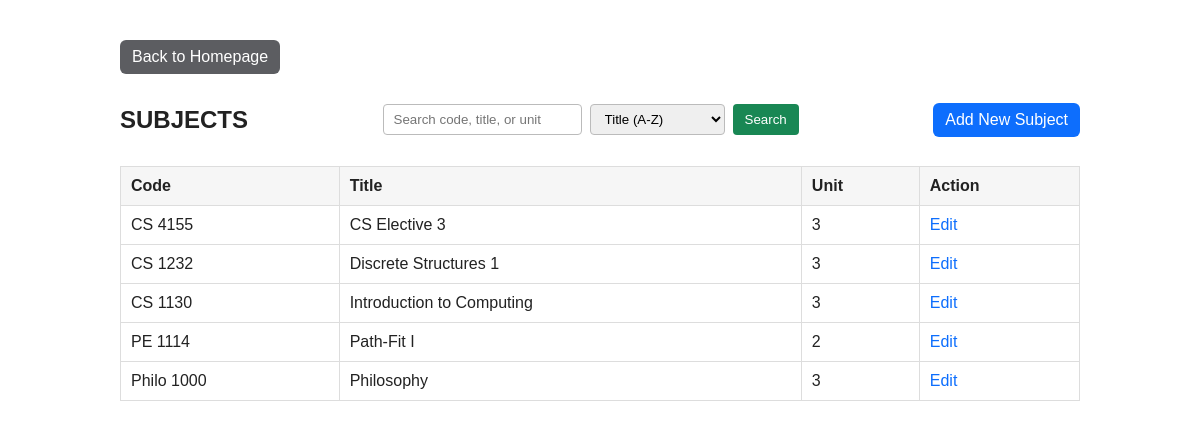
The app's page /subject_list.php (signed in) with its own data.
### tables this page shows
CREATE TABLE `subject` (
  `subject_id` int(11) NOT NULL,
  `code` varchar(20) NOT NULL,
  `title` varchar(100) NOT NULL,
  `unit` tinyint(4) NOT NULL
);

### subject_list.php (the view, shortened to what this page needs)
<?php
require_once 'db.php';
?>
<!DOCTYPE html>
<html lang="en">
<head>
</head>
<body>
    <div class ="container">
        <div class ="nav">
            <a class = "btnhome" href="home.php">Back to Homepage</a>
        </div>
        <div class="toolbar">
            <h2>SUBJECTS</h2>
            <form class="search-form" method="get" action="subject_list.php">
                <input type="text" name="q" placeholder="Search code, title, or unit" value="<?php echo isset($_GET['q']) ? htmlspecialchars($_GET['q'], ENT_QUOTES) : ''; ?>">
                <select name="sort">
                    <?php
                        $currentSort = $_GET['sort'] ?? 'title';
                        $options = [
                            'title' => 'Title (A-Z)',
                            'code' => 'Code (A-Z)',
                            'unit' => 'Unit (Low-High)'
                        ];
                        foreach ($options as $value => $label) {
                            $selected = $currentSort === $value ? 'selected' : '';
                            echo "<option value=\"{$value}\" {$selected}>{$label}</option>";
                        }
                    ?>
                </select>
                <button type="submit">Search</button>
            </form>
            <a class="btn" href="subject_new.php">Add New Subject</a>
        </div>
        <table>
            <tr>
                <th>Code</th>
                <th>Title</th>
                <th>Unit</th>
                <th>Action</th>
            </tr>
            <?php
                $sort = $_GET['sort'] ?? 'title';
                $sql = "SELECT subject_id, code, title, unit FROM subject";
                $validSort = ['title' => 'title', 'code' => 'code', 'unit' => 'unit'];
                $orderColumn = $validSort[$sort] ?? 'title';
                $sql .= " ORDER BY {$orderColumn}";
                $result = $conn -> query($sql);
                if($result -> num_rows > 0){
                    while($row = $result -> fetch_assoc()){
                        $id = htmlspecialchars($row['subject_id']);
                        $code = htmlspecialchars($row['code']);
                        $title = htmlspecialchars($row['title']);
                        $unit = htmlspecialchars($row['unit']);
                        echo "<tr>" .
                             "<td>{$code}</td>" .
                             "<td>{$title}</td>" .
                             "<td>{$unit}</td>" .
                             "<td><a class=\"link\" href=\"subject_edit.php?subject_id={$id}\">Edit</a></td>" .
                             "</tr>";
                    }
                }else{
                    echo "<tr><td colspan='4' style='text-align:center;'>No records found</td></tr>";
                }
            ?>
        </table>
    </div>
</body>
</html>

### subject_list.php (style rules this page uses)
body { font-family: Arial, sans-serif; margin: 40px; color: #222; }
.container { max-width: 960px; margin: 0 auto; }
h2 { display: flex; justify-content: space-between; align-items: center; }
a.btn { display: inline-block; padding: 8px 12px; border-radius: 6px; text-decoration: none; color: #fff; background: #0d6efd; }
a.btnhome { display: inline-block; padding: 8px 12px; border-radius: 6px; text-decoration: none; color: #fff; background: #5c5d61; }
a.link { color: #0d6efd; text-decoration: none; }
table { width: 100%; border-collapse: collapse; margin-top: 12px; }
th, td { border: 1px solid #ddd; padding: 10px; text-align: left; }
th { background: #f6f6f6; }
.nav { margin-bottom: 12px; }
.toolbar { display: flex; align-items: center; justify-content: space-between; gap: 16px; flex-wrap: wrap; }
.search-form { display: flex; gap: 8px; }
.search-form input, .search-form select { padding: 6px 10px; border: 1px solid #bbb; border-radius: 4px; }
.search-form button { border: none; padding: 6px 12px; border-radius: 4px; background: #198754; color: #fff; cursor: pointer; }

### records on screen
subject: code "CS 4155", title "CS Elective 3", unit "3"
subject: code "CS 1232", title "Discrete Structures 1", unit "3"
subject: code "CS 1130", title "Introduction to Computing", unit "3"
subject: code "PE 1114", title "Path-Fit I", unit "2"
subject: code "Philo 1000", title "Philosophy", unit "3"

### other values on screen
form field sort "Title (A-Z)"
